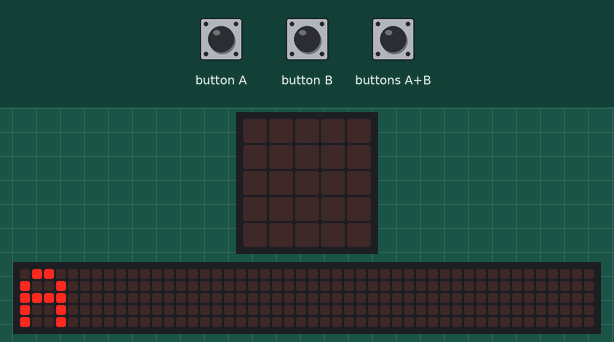
The program below on a simulated BBC micro:bit running MicroPython. Shown: the board's 5×5 LED display, a strip that is not on the board, showing the scrolling text unrolled. Inputs (shaded band) come from the test bench. Random numbers come from a fixed seed; the 48×5 strip is a reading aid, not a part: it shows the text the display is scrolling, unrolled, one strip-width of it at a time.

Above: at 4.0 s.
5.3 s: button B pressed for 0.15 s
At 5.37 s:
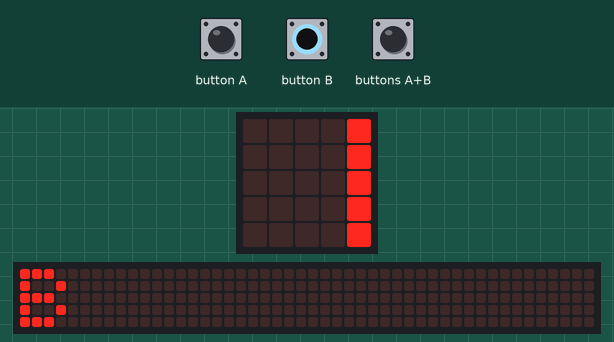
6.0 s: buttons A+B pressed for 0.15 s
6.7 s: buttons A+B pressed for 1 s
At 22.6 s:
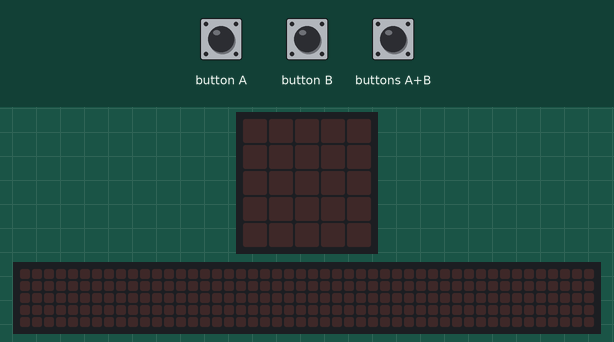

The program:

SimonSays.py
```python
# Imports go at the top
from microbit import *
import random
microGo = []
playerGo = []

def playerGoAdd(letter):
    display.scroll(letter)
    playerGo.append(letter)

def microAddLetter():
    randomNum = random.randrange(65,68)
    microGo.append(chr(randomNum))

def playSequence():
    for i in range(len(microGo)):
        display.scroll(microGo[i])

def initialiseGame():
    microGo.clear()
    for i in range(3):
        microAddLetter()
    playSequence()
    playerGo.clear()

initialiseGame()


# Code in a 'while True:' loop repeats forever
while True:

    if button_a.was_pressed():
        playerGoAdd('A')        #If A is pressed, add 'A' to playerGo array

    elif button_b.was_pressed():
        playerGoAdd('B')        #If B is pressed, add 'B' to playerGo array

    elif button_a.is_pressed() and button_b.is_pressed():
        playerGoAdd('C')        #If A+B is pressed, add 'C' to playerGo array


    if len(playerGo) == len(microGo):       #If guesses made, run the array check
        guessCorrect = 0
        for i in range(len(playerGo)):
            if microGo[i] == playerGo[i]:
                guessCorrect = guessCorrect + 1

        if guessCorrect == len(microGo):    # Correct!
            microAddLetter()                # add letter to Sequence
            playSequence()                  # play sequence
            playerGo.clear()                # clear player array for next level

        else:                               # Wrong!
            if len(microGo) > 3:            # display length achieved
                display.scroll("Length achieved: " + str(len(microGo)-1))
            display.scroll("Try again")     # new game message
            initialiseGame()                # start again

            
```

Measured:
- after the input at 5.3 s, the display: changes at once (image 1)
